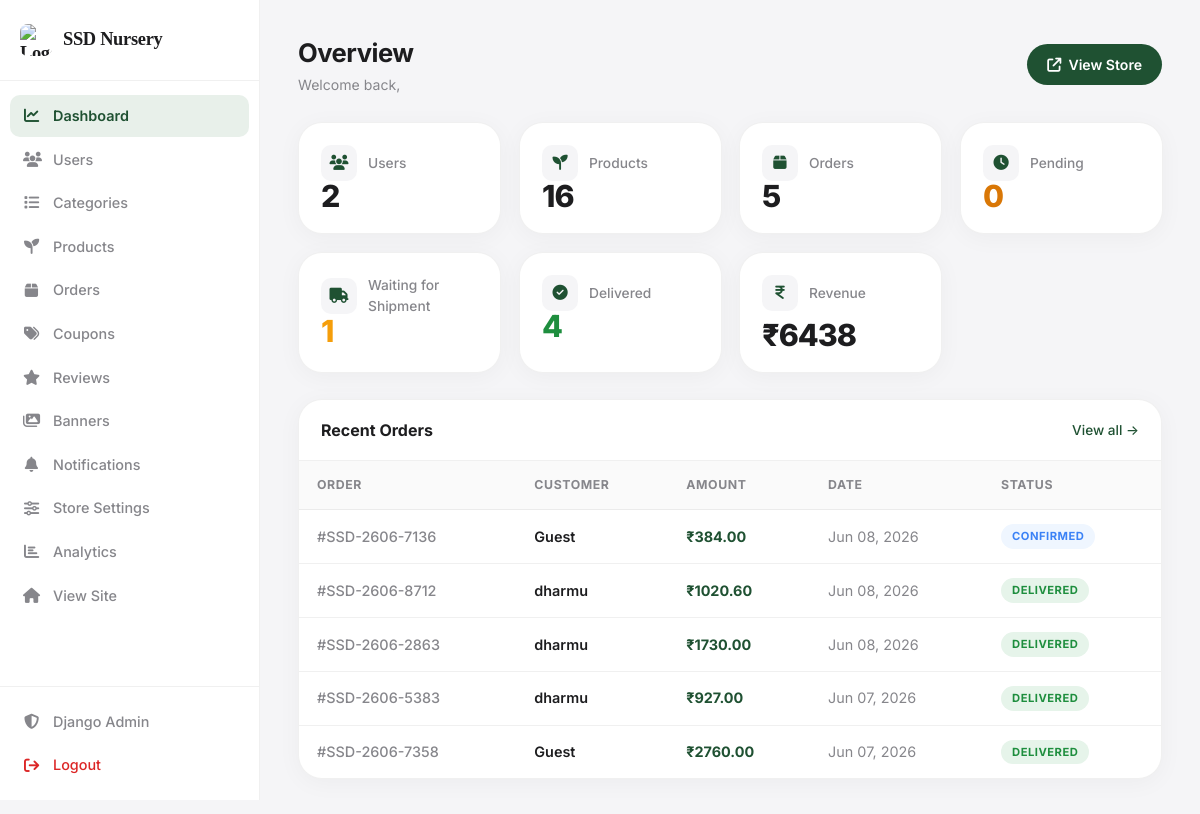
The page /dashboard/ (signed in) on the database its author committed.
### web/models.py (models this page shows, shortened)
class Order(models.Model):
    STATUS_CHOICES = [
        ("Pending",   "Pending"),
        ("Confirmed", "Confirmed"),
        ("Packed",    "Packed"),
        ("Shipped",   "Shipped"),
        ("Delivered", "Delivered"),
        ("Returned", "Returned"),
        ("Cancelled", "Cancelled"),
    ]
    PAYMENT_CHOICES = [
        ("cod",       "Cash On Delivery"),
        ("razorpay",  "Razorpay"),
        ("online",    "Online Payment"),
    ]
    user              = models.ForeignKey(
        User, on_delete=models.CASCADE, related_name="orders"
    )
    order_number = models.CharField(
        max_length=20,
        unique=True,
        blank=True,
        null=True
    )
    total_amount      = models.DecimalField(max_digits=12, decimal_places=2, default=0)
    discount_amount   = models.DecimalField(max_digits=10, decimal_places=2, default=0)
    status            = models.CharField(
        max_length=20, choices=STATUS_CHOICES, default="Pending"
    )
    payment_method    = models.CharField(
        max_length=50, choices=PAYMENT_CHOICES, default="cod", blank=True
    )
    payment_id        = models.CharField(max_length=200, blank=True)
    razorpay_order_id = models.CharField(max_length=200, blank=True)
    address           = models.TextField(blank=True)
    coupon            = models.ForeignKey(
        Coupon, on_delete=models.SET_NULL, null=True, blank=True
    )
    notes             = models.TextField(blank=True)
    tracking_id       = models.CharField(max_length=100, blank=True)
    delivery_partner  = models.CharField(
        max_length=30, choices=DELIVERY_PARTNERS, blank=True, default=""
    )
    shipped_at        = models.DateTimeField(null=True, blank=True)
    delivered_at      = models.DateTimeField(null=True, blank=True)
    created_at        = models.DateTimeField(auto_now_add=True)
    updated_at        = models.DateTimeField(auto_now=True)
    class Meta:
        ordering = ["-created_at"]

### web/views.py (the view)
    def wrapper(request, *args, **kwargs):
        if not request.user.is_authenticated or not request.user.is_superuser:
            return redirect("/")
        return func(request, *args, **kwargs)

### web/context_processors.py (called while the page is built)
def user_profile(request):
    notifications = Notification.objects.filter(is_active=True).order_by("-id")[:5]
    return {"notifications": notifications}

def cart_count(request):
    count = 0
    if request.user.is_authenticated:
        count = sum(
            i.quantity
            for i in CartItem.objects.filter(user=request.user)
        )
    return {
        "cart_count": count
    }

### web/views.py (called while the page is built)
def _admin_required(func):
    def wrapper(request, *args, **kwargs):
        if not request.user.is_authenticated or not request.user.is_superuser:
            return redirect("/")
        return func(request, *args, **kwargs)
    wrapper.__name__ = func.__name__
    return wrapper

@login_required
@_admin_required
def admin_dashboard(request):
    total_revenue = Order.objects.filter(status="Delivered").aggregate(t=Sum("total_amount"))["t"] or 0
    return render(request, "web/admin/dashboard.html", {
        "total_users":      User.objects.count(),
        "total_categories": Category.objects.count(),
        "total_products":   Product.objects.count(),
        "total_orders":     Order.objects.count(),
        "pending_orders":   Order.objects.filter(status="Pending").count(),
        "waiting_shipment_orders": Order.objects.filter(
            status__in=["Confirmed", "Packed"]
        ).count(),
        "completed_orders": Order.objects.filter(status="Delivered").count(),
        "total_revenue":    total_revenue,
        "recent_orders":    Order.objects.select_related("user").order_by("-id")[:5],
    })

### web/templates/web/admin/dashboard.html (shortened to what this page needs)
{% load static %}
<!DOCTYPE html>
<html lang="en">
<head>
<link rel="stylesheet" href="https://cdnjs.cloudflare.com/ajax/libs/font-awesome/6.5.2/css/all.min.css">
<link rel="stylesheet" href="{% static 'css/admin.css' %}">
</head>
<body>
<div class="admin-layout">
  {% include "web/admin/_sidebar.html" %}
  <main class="main-content">
    <header class="top-header">
      <div class="header-left">
        <div><h1 class="page-title">Overview</h1><p class="page-subtitle">Welcome back, {{ request.user.first_name }}</p></div>
      </div>
      <a href="{% url 'shop' %}" class="btn-accent" target="_blank"><i class="fa-solid fa-arrow-up-right-from-square"></i> View Store</a>
    </header>
    <section class="metrics-grid">
      <a href="{% url 'users_list' %}" class="metric-card">
        <div class="metric-header"><div class="metric-icon"><i class="fa-solid fa-users"></i></div>Users</div>
        <div class="metric-value">{{ total_users }}</div>
      </a>
      <a href="{% url 'product_list' %}" class="metric-card">
        <div class="metric-header"><div class="metric-icon"><i class="fa-solid fa-seedling"></i></div>Products</div>
        <div class="metric-value">{{ total_products }}</div>
      </a>
      <a href="{% url 'order_list' %}" class="metric-card">
        <div class="metric-header"><div class="metric-icon"><i class="fa-solid fa-box"></i></div>Orders</div>
        <div class="metric-value">{{ total_orders }}</div>
      </a>
      <a href="{% url 'order_list' %}?status=Pending" class="metric-card">
        <div class="metric-header"><div class="metric-icon"><i class="fa-solid fa-clock"></i></div>Pending</div>
        <div class="metric-value" style="color:var(--warn)">{{ pending_orders }}</div>
      </a>
      <a href="{% url 'order_list' %}" class="metric-card">
          <div class="metric-header">
              <div class="metric-icon">
                  <i class="fa-solid fa-truck"></i>
              </div>
              Waiting for Shipment
          </div>
          <div class="metric-value" style="color:#f59e0b">
              {{ waiting_shipment_orders }}
          </div>
      </a>
      <a href="{% url 'order_list' %}?status=Delivered" class="metric-card">
        <div class="metric-header"><div class="metric-icon"><i class="fa-solid fa-check-circle"></i></div>Delivered</div>
        <div class="metric-value" style="color:var(--success)">{{ completed_orders }}</div>
      </a>
      <div class="metric-card">
        <div class="metric-header"><div class="metric-icon"><i class="fa-solid fa-indian-rupee-sign"></i></div>Revenue</div>
        <div class="metric-value">₹{{ total_revenue|floatformat:0 }}</div>
      </div>
    </section>
    <div class="data-card">
      <div style="padding:18px 22px;border-bottom:1px solid var(--border);display:flex;justify-content:space-between;align-items:center;">
        <span style="font-size:1rem;font-weight:700;">Recent Orders</span>
        <a href="{% url 'order_list' %}" style="font-size:.85rem;color:var(--accent);font-weight:500;">View all →</a>
      </div>
      <div class="table-responsive">
        <table>
          <thead><tr><th>Order</th><th>Customer</th><th>Amount</th><th>Date</th><th>Status</th></tr></thead>
          <tbody>
            {% for o in recent_orders %}
            <tr>
              <td style="color:var(--text-secondary);font-weight:500;">#{{ o.order_number }}</td>
              <td style="font-weight:600;">{{ o.user.first_name|default:"Guest" }}</td>
              <td style="font-weight:700;color:var(--accent);">₹{{ o.total_amount }}</td>
              <td style="color:var(--text-secondary);">{{ o.created_at|date:"M d, Y" }}</td>
              <td>
                {% if o.status == 'Pending' %}<span class="badge badge-pending">{{ o.status }}</span>
                {% elif o.status == 'Delivered' %}<span class="badge badge-delivered">{{ o.status }}</span>
                {% elif o.status == 'Cancelled' %}<span class="badge badge-cancelled">{{ o.status }}</span>
                {% elif o.status == 'Shipped' %}<span class="badge badge-confirmed">{{ o.status }}</span>
                {% else %}<span class="badge badge-confirmed">{{ o.status }}</span>
                {% endif %}
              </td>
            </tr>
            {% empty %}<tr class="empty-row"><td colspan="5"><i class="fa-solid fa-box-open"></i><br>No orders yet</td></tr>{% endfor %}
          </tbody>
        </table>
      </div>
    </div>
  </main>
</div>
</body>
</html>

### web/templates/web/admin/dashboard.html (style rules this page uses)
a.metric-card { text-decoration: none; color: inherit; display: block; cursor: pointer; transition: transform 0.15s ease, box-shadow 0.15s ease, border-color 0.15s ease; }
a.metric-card .metric-header, a.metric-card .metric-value { pointer-events: none; }

### rows shown on the page
Order: order_number "SSD-2606-7136", user.first_name "Guest", total_amount "384.00", created_at "Jun 08, 2026", status "CONFIRMED"
Order: order_number "SSD-2606-8712", user.first_name "dharmu", total_amount "1020.60", created_at "Jun 08, 2026", status "DELIVERED"
Order: order_number "SSD-2606-2863", user.first_name "dharmu", total_amount "1730.00", created_at "Jun 08, 2026", status "DELIVERED"
Order: order_number "SSD-2606-5383", user.first_name "dharmu", total_amount "927.00", created_at "Jun 07, 2026", status "DELIVERED"
Order: order_number "SSD-2606-7358", user.first_name "Guest", total_amount "2760.00", created_at "Jun 07, 2026", status "DELIVERED"

### other values the page prints
{{ total_users }} "2"
{{ total_products }} "16"
{{ total_orders }} "5"
{{ pending_orders }} "0"
{{ waiting_shipment_orders }} "1"
{{ completed_orders }} "4"
{{ total_revenue|floatformat:0 }} "6438"
